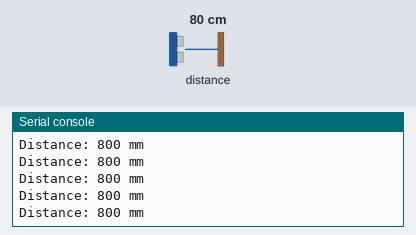
Bench run of a program on a simulated ESP32 board running MicroPython. Shown: the last lines printed to the serial console. The test bench sets the inputs (shaded band); at power-on: distance to the obstacle 80 cm.

Above: at 1.2 s.
1.3 s: distance to the obstacle set to 2 cm
At 1.46 s:
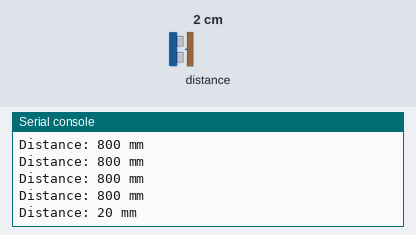
2.8 s: distance to the obstacle set to 4 cm
At 2.89 s:
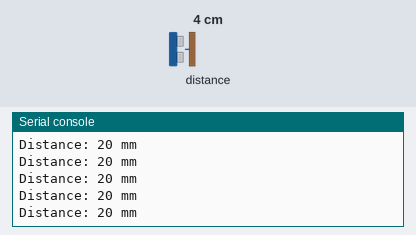
Timing chart, 0 to 5.8 s (numbered marks = the images above; inputs shaded):
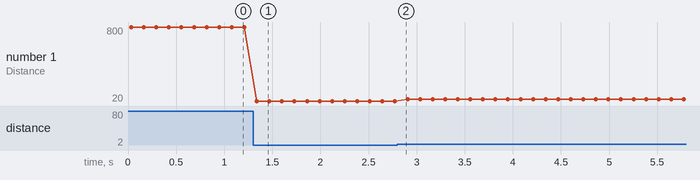

Measured:
- after the input at 1.3 s, the serial console: prints a new line at once (image 1)
- plotted number 1: 800 → 20 after the input at 1.3 s, 20 → 40 after the input at 2.8 s

The program:

example.py
```python
# MicroPython example that initializes I2C (SDA=4, SCL=5), scans for the VL53L1X, then continuously reads and prints distance measurements in millimeters.
#
# Buy this module: https://shillehtek.com/products/vl53l1x-tof-sensor-4m-pre-soldered-esp32
# Full manual: https://shillehtek.com/blogs/shillehtek-product-manuals/vl53l1x-tof-sensor-4m-pre-soldered-esp32-manual
# More examples: https://github.com/shillehbean/shillehtek-examples
#

from machine import I2C, Pin
import time
from vl53l1x import VL53L1X   # copy vl53l1x.py driver to the board

i2c = I2C(0, sda=Pin(4), scl=Pin(5), freq=400000)
print("I2C scan:", [hex(a) for a in i2c.scan()])  # expect 0x29

tof = VL53L1X(i2c)

while True:
    mm = tof.read()
    print("Distance:", mm, "mm")
    time.sleep(0.1)
```
